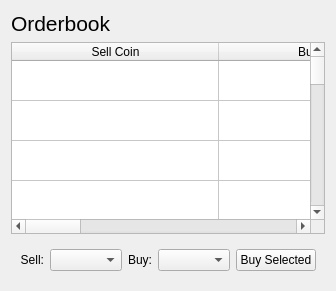
  <widget class="QWidget" name="tab_orderbook">
   <attribute name="title">
    <string>Orderbook</string>
   </attribute>
   <layout class="QVBoxLayout" name="verticalLayout_4">
    <item>
     <widget class="QLabel" name="label_45">
      <property name="sizePolicy">
       <sizepolicy hsizetype="Fixed" vsizetype="Preferred">
        <horstretch>0</horstretch>
        <verstretch>0</verstretch>
       </sizepolicy>
      </property>
      <property name="text">
       <string>&lt;html&gt;&lt;head/&gt;&lt;body&gt;&lt;p&gt;&lt;span style=&quot; font-size:16pt;&quot;&gt;Orderbook&lt;/span&gt;&lt;/p&gt;&lt;/body&gt;&lt;/html&gt;</string>
      </property>
     </widget>
    </item>
    <item>
     <widget class="QTableWidget" name="orderbook_table">
      <property name="sizePolicy">
       <sizepolicy hsizetype="Expanding" vsizetype="Expanding">
        <horstretch>0</horstretch>
        <verstretch>0</verstretch>
       </sizepolicy>
      </property>
      <property name="editTriggers">
       <set>QAbstractItemView::NoEditTriggers</set>
      </property>
      <property name="showDropIndicator" stdset="0">
       <bool>false</bool>
      </property>
      <property name="dragDropOverwriteMode">
       <bool>false</bool>
      </property>
      <property name="selectionMode">
       <enum>QAbstractItemView::SingleSelection</enum>
      </property>
      <property name="selectionBehavior">
       <enum>QAbstractItemView::SelectRows</enum>
      </property>
      <property name="rowCount">
       <number>16</number>
      </property>
      <property name="columnCount">
       <number>5</number>
      </property>
      <attribute name="horizontalHeaderCascadingSectionResizes">
       <bool>true</bool>
      </attribute>
      <attribute name="horizontalHeaderDefaultSectionSize">
       <number>207</number>
      </attribute>
      <attribute name="horizontalHeaderShowSortIndicator" stdset="0">
       <bool>true</bool>
      </attribute>
      <attribute name="horizontalHeaderStretchLastSection">
       <bool>true</bool>
      </attribute>
      <attribute name="verticalHeaderVisible">
       <bool>false</bool>
      </attribute>
      <attribute name="verticalHeaderDefaultSectionSize">
       <number>40</number>
      </attribute>
      <attribute name="verticalHeaderHighlightSections">
       <bool>true</bool>
      </attribute>
      <attribute name="verticalHeaderMinimumSectionSize">
       <number>40</number>
      </attribute>
      <row/>
      <row/>
      <row/>
      <row/>
      <row/>
      <row/>
      <row/>
      <row/>
      <row/>
      <row/>
      <row/>
      <row/>
      <row/>
      <row/>
      <row/>
      <row/>
      <column>
       <property name="text">
        <string>Sell Coin</string>
       </property>
      </column>
      <column>
       <property name="text">
        <string>Buy Coin</string>
       </property>
      </column>
      <column>
       <property name="text">
        <string>Volume</string>
       </property>
      </column>
      <column>
       <property name="text">
        <string>Sell Price</string>
       </property>
      </column>
      <column>
       <property name="text">
        <string>Mkt Price</string>
       </property>
      </column>
     </widget>
    </item>
    <item>
     <widget class="QFrame" name="frame_11">
      <property name="frameShape">
       <enum>QFrame::NoFrame</enum>
      </property>
      <property name="frameShadow">
       <enum>QFrame::Raised</enum>
      </property>
      <layout class="QHBoxLayout" name="horizontalLayout">
       <item>
        <widget class="QLabel" name="label">
         <property name="text">
          <string>Sell:</string>
         </property>
         <property name="alignment">
          <set>Qt::AlignRight|Qt::AlignTrailing|Qt::AlignVCenter</set>
         </property>
        </widget>
       </item>
       <item>
        <widget class="QComboBox" name="sell_combo"/>
       </item>
       <item>
        <widget class="QLabel" name="label_3">
         <property name="text">
          <string>Buy:</string>
         </property>
         <property name="alignment">
          <set>Qt::AlignRight|Qt::AlignTrailing|Qt::AlignVCenter</set>
         </property>
        </widget>
       </item>
       <item>
        <widget class="QComboBox" name="buy_combo"/>
       </item>
       <item>
        <widget class="QPushButton" name="orderbook_buy_btn">
         <property name="sizePolicy">
          <sizepolicy hsizetype="MinimumExpanding" vsizetype="Minimum">
           <horstretch>0</horstretch>
           <verstretch>0</verstretch>
          </sizepolicy>
         </property>
         <property name="font">
          <font>
           <pointsize>9</pointsize>
          </font>
         </property>
         <property name="text">
          <string>Buy Selected</string>
         </property>
        </widget>
       </item>
      </layout>
     </widget>
    </item>
   </layout>
  </widget>
